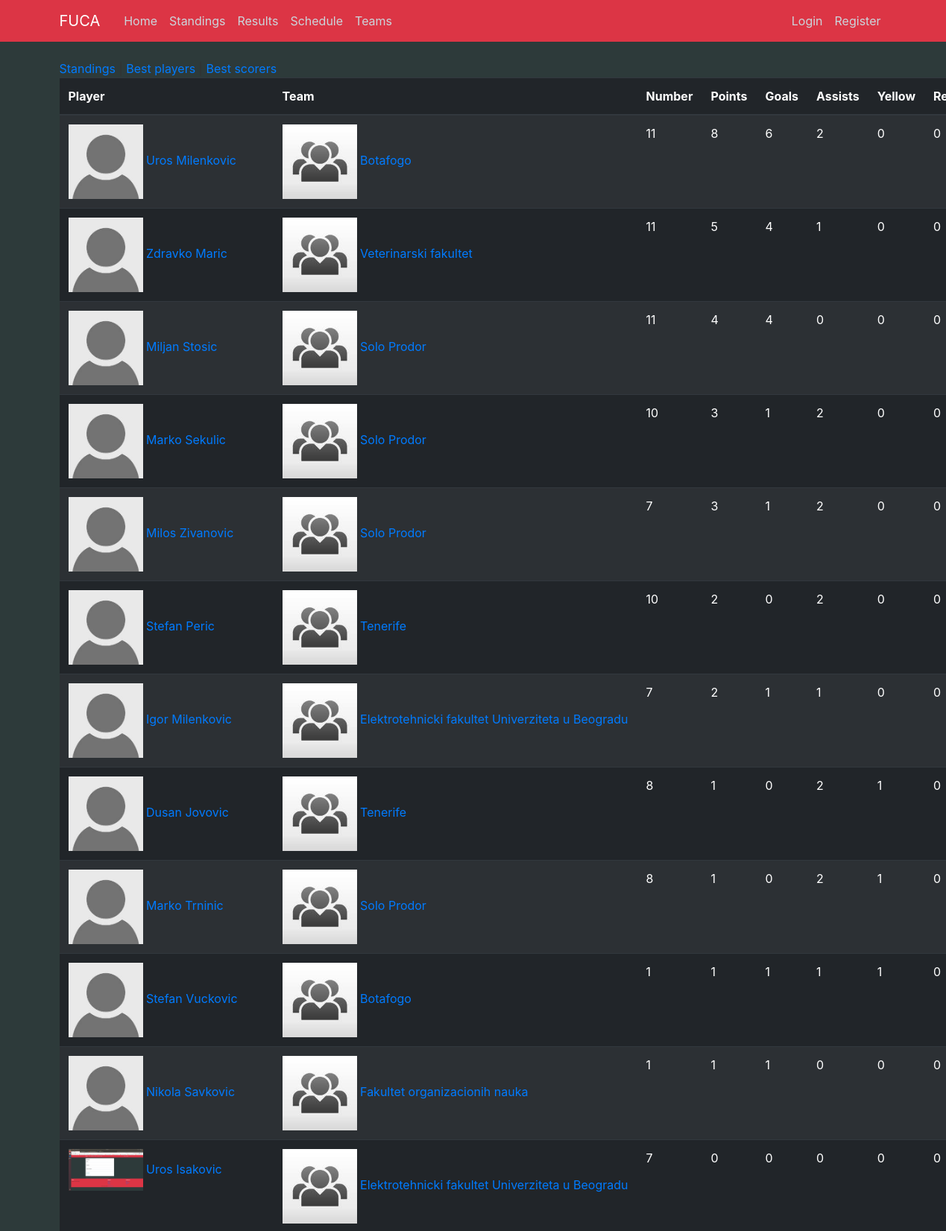
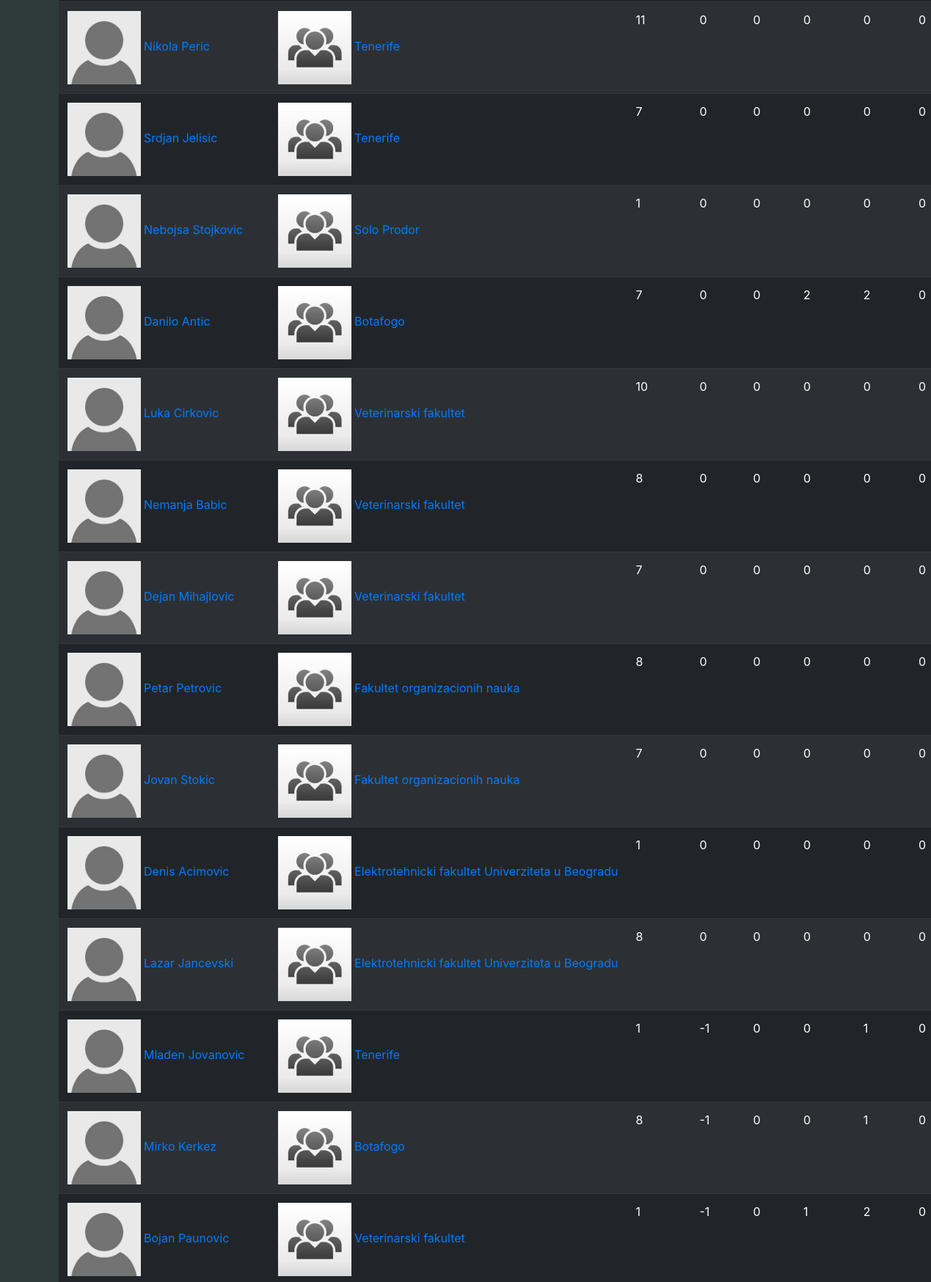
Page /standings/bestplayers (upper part) on the committed database (2 pictures, top to bottom).
### fuca/models.py (models this page shows, shortened)
class Player(db.Model, UserMixin):
    __tablename__ = 'player'
    id          = db.Column(db.Integer,     primary_key=True)
    name        = db.Column(db.String(100), nullable=False)
    birthdate   = db.Column(db.DateTime,    nullable=False)
    number      = db.Column(db.Integer,     nullable=False)
    image       = db.Column(db.String(20),  nullable=False, default='default.jpg')
    email       = db.Column(db.String(120), unique=True,    nullable=False)
    password    = db.Column(db.String(200))
    registered  = db.Column(db.Boolean, default=False)
    is_admin    = db.Column(db.Boolean, default=False)
    team_id     = db.Column(db.Integer, db.ForeignKey('team.id'), nullable=False)
    statistics  = db.relationship('Statistics', backref='player', lazy=True)
    def goals(self):
        goals = 0
        for stat in self.statistics:
            goals += stat.goals
        return goals
    def assists(self):
        assists = 0
        for stat in self.statistics:
            assists += stat.assists
        return assists
    def red(self):
        red = 0
        for stat in self.statistics:
            red += stat.red
        return red
    def yellow(self):
        yellow = 0
        for stat in self.statistics:
            yellow += stat.yellow
        return yellow
    def points(self):
        return self.goals() + self.assists() - self.yellow() - 2 * self.red()
    def jinja_dict(self):
        return {'name'          : self.name,
                'birthdate'     : self.birthdate,
                'image'         : self.image,
                'email'         : self.email,
                'team'          : self.team,
                'number'        : self.number,
                'goals'         : self.goals(),
                'assists'       : self.assists(),
                'red'           : self.red(),
                'yellow'        : self.yellow(),
                'points'        : self.points(),
                'id'            : self.id,
                'team_id'       : self.team_id}

class Team(db.Model):
    __tablename__ = 'team'
    id          = db.Column(db.Integer,     primary_key=True)
    name        = db.Column(db.String(100), nullable=False, unique=True)
    matches     = db.Column(db.Integer,     nullable=False, default=0)
    wins        = db.Column(db.Integer,     nullable=False, default=0)
    losses      = db.Column(db.Integer,     nullable=False, default=0)
    draws       = db.Column(db.Integer,     nullable=False, default=0)
    goal_diff   = db.Column(db.Integer,     nullable=False, default=0)
    logo_image  = db.Column(db.String(20),  nullable=False, default='default.jpg')
    captain_id  = db.Column(db.Integer, db.ForeignKey('player.id'))
    host_matches    = db.relationship('Match',  backref='host_team',    lazy=True,  foreign_keys=Match.host_team_id)
    guest_matches   = db.relationship('Match',  backref='guest_team',   lazy=True,  foreign_keys=Match.guest_team_id)
    players         = db.relationship('Player', backref='team',         lazy=True,  foreign_keys=Player.team_id)

### fuca/standings/routes.py (the view)
@scores.route("/bestplayers")
def bestplayers():
    players_db = Player.query.filter_by(is_admin=False).all()
    players = [player.jinja_dict() for player in players_db]
    players = sorted(players, key=lambda player: player['points'])[::-1]
    for player in players:
        player['image'] = url_for('static', filename='images/players/{}'.format(player['image']))
        player['team_id'] = player['team'].id
        player['team_name'] = player['team'].name
        player['team_logo'] = url_for('static', filename='images/teams/{}'.format(player['team'].logo_image))
    return render_template('standings/best-players.html', players=players, title='Best Players')

### fuca/templates/standings/best-players.html
{% extends 'standings/standings-layout.html' %}
{% block standings_content %}
    <table class="table table-dark table-striped table-hover">
        <thead>
            <th>Player</th>
            <th>Team</th>
            <th>Number</th>
            <th>Points</th>
            <th>Goals</th>
            <th>Assists</th>
            <th>Yellow</th>
            <th>Red</th>
        </thead>
        {% for player in players %}
            <tr>
                <td style="white-space:nowrap">
                    <a href="{{ url_for('main.player', id=player.id)}}">
                        <img src="{{ player.image }}" width="100">
                        {{ player.name }}
                    </a>
                </td>
                <td style="white-space:nowrap">
                    <a href="{{ url_for('teams.team', id=player.team_id)}}">
                        <img src="{{ player.team_logo }}" width="100">
                        {{ player.team_name }}
                    </a>
                </td>
                <td>{{ player.number }}</td>
                <td>{{ player.points }}</td>
                <td>{{ player.goals }}</td>
                <td>{{ player.assists }}</td>
                <td>{{ player.yellow }}</td>
                <td>{{ player.red }}</td>
            </tr>
        {% endfor %}
    </table>
{% endblock standings_content %}

### fuca/static/main.css (style rules this page uses)
body { background: #fafafa; color: #333333; margin-top: 5rem; }
.dark-background { background-color:#2D3A3A; }

### rows in the picture
Player: name "Uros Milenkovic"
Team: team_name "Botafogo" "Botafogo" "Botafogo" "Botafogo"
Player: name "Zdravko Maric"
Team: team_name "Veterinarski fakultet" "Veterinarski fakultet" "Veterinarski fakultet" "Veterinarski fakultet" "Veterinarski fakultet"
Player: name "Miljan Stosic"
Team: team_name "Solo Prodor" "Solo Prodor" "Solo Prodor" "Solo Prodor" "Solo Prodor"
Player: name "Marko Sekulic"
Player: name "Milos Zivanovic"
Player: name "Stefan Peric", team_name "Tenerife", number "10", points "2", goals "0", assists "2", yellow "0", red "0"
Player: name "Igor Milenkovic"
Team: team_name "Elektrotehnicki fakultet Univerziteta u Beogradu" "Elektrotehnicki fakultet Univerziteta u Beogradu" "Elektrotehnicki fakultet Univerziteta u Beogradu" "Elektrotehnicki fakultet Univerziteta u Beogradu"
Player: name "Dusan Jovovic"
Team: team_name "Tenerife" "Tenerife" "Tenerife" "Tenerife"
Player: name "Marko Trninic"
Player: name "Stefan Vuckovic"
Player: name "Nikola Savkovic"
Team: team_name "Fakultet organizacionih nauka" "Fakultet organizacionih nauka" "Fakultet organizacionih nauka"
Player: name "Uros Isakovic"
Player: name "Nikola Peric"
Player: name "Srdjan Jelisic"
Player: name "Nebojsa Stojkovic"
Player: name "Danilo Antic"
Player: name "Luka Cirkovic"
Player: name "Nemanja Babic"
Player: name "Dejan Mihajlovic"
Player: name "Petar Petrovic"
Player: name "Jovan Stokic"
Player: name "Denis Acimovic"
Player: name "Lazar Jancevski"
Player: name "Mladen Jovanovic"
Player: name "Mirko Kerkez"
Player: name "Bojan Paunovic"

### other values in the picture
{{ player.number }} "11" "11" "11" "10" "7" "7" "8" "8" "1" "1" "7" "11" "7" "1" "7" "10" "8" "7" "8" "7" "1" "8" "1" "8" "1"
{{ player.points }} "8" "5" "4" "3" "3" "2" "1" "1" "1" "1" "0" "0" "0" "0" "0" "0" "0" "0" "0" "0" "0" "0" "-1" "-1" "-1"
{{ player.goals }} "6" "4" "4" "1" "1" "1" "0" "0" "1" "1" "0" "0" "0" "0" "0" "0" "0" "0" "0" "0" "0" "0" "0" "0" "0"
{{ player.assists }} "2" "1" "0" "2" "2" "1" "2" "2" "1" "0" "0" "0" "0" "0" "2" "0" "0" "0" "0" "0" "0" "0" "0" "0" "1"
{{ player.yellow }} "0" "0" "0" "0" "0" "0" "1" "1" "1" "0" "0" "0" "0" "0" "2" "0" "0" "0" "0" "0" "0" "0" "1" "1" "2"
{{ player.red }} "0" "0" "0" "0" "0" "0" "0" "0" "0" "0" "0" "0" "0" "0" "0" "0" "0" "0" "0" "0" "0" "0" "0" "0" "0"
